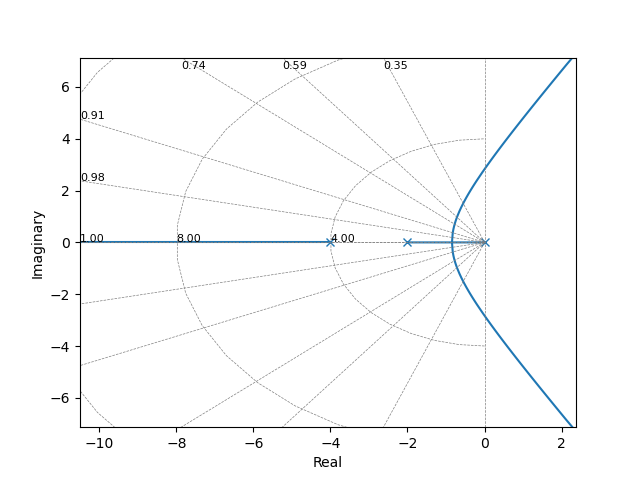

This chart was generated by the following Python code:
import control
import matplotlib.pyplot as plt
import scipy

num = [1]
denum = [1, 6, 8, 0]
GH = control.tf(num, denum)
print(GH)
rlist, klist = control.rlocus(GH)
plt.show()
